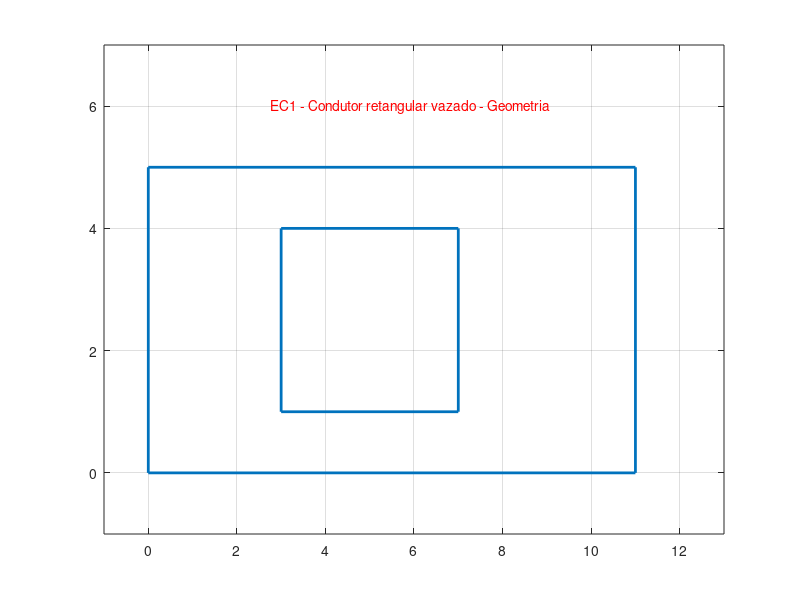

The MATLAB source for this figure: (Note: this script raises an error after producing the figure.)
%%%%%%%%%%%%%%%%%%%%%%%%%%%%%%%%%%%%%%%%%%%%%%%%%%%%%%%%%%%%%%%%%%%%%%
%
%           PTC3213 - EC1 – 2019 – Método das Diferenças Finitas
%                       Solução da Equação de Laplace
%                         Turma 1  - Professora Viviane
%
%    Guilherme Akira Alves dos Santos  nUSP 11027484
%    Jéssica Gonsalves Santos          nUSP 10773864
%    Letícia Mendonça Carraro          nUSP 10374480
%
%%%%%%%%%%%%%%%%%%%%%%%%%%%%%%%%%%%%%%%%%%%%%%%%%%%%%%%%%%%%%%%%%%%%%

clear;
clf;
% define regiao:
% este dx e' a discretizacao utilizada (somente os valores abaixo são
% possíveis!)
%dx=0.05; % Tempo de execução longo!!
%dx=0.1;
%dx=0.25;
dx=0.5;
 
eps0= 8.854187817*(10^-12)  ; 
epsr= 2.5;
sigma= 3.5;
sigma_dual= 3.5;
dy=dx;
tol=1e-4; maxit=1e4; iter=0;
Vmin=    0 ;
Vmax=   100   ;
erro=0.0;
start= -1; 
start_Dual=-1;

a=  11  ;
b= 5   ;
c= 4 ; 
d= 3  ; 
g= 3  ; 
h= 1  ; 
lx=a;
ly=b; 
Nx=round(lx/dx)+1; 
Ny=round(ly/dx)+1;
 
%
% figura 1 – Geometria do condutor
%
figure(1);
xv = [0 a a 0 0 NaN g g g+c g+c g];
yv = [0 0 b b 0 NaN h h+d h+d h h];
%
%  Traçado do problema
%
plot(xv,yv,'LineWidth',2)
text(a/4,b+1,'EC1 - Condutor retangular vazado - Geometria','Color','r')
grid on
axis ([-1 a+2 -1 b+2])
%
%   Discretização (geração da grade)
%
%
xgv=((1:Nx)-1)*dx;
ygv=((1:Ny)-1)*dx;
[x,y]=meshgrid(xgv,ygv);
[in,on] = inpolygon(x,y,xv,yv);
%
% figura 2 - Grade
%
figure(2)
plot(xv,yv) 
text(a/3,b+1,'Grade Regular','Color','r')
axis ([-1 a+2 -1 b+2])
hold on
plot(x(in&~on),y(in&~on),'r+') 
 
plot(x(on),y(on),'k*') 
 
axis ([-1 a+2 -1 b+2])
grid on
hold off
%
% figura 3 – Pontos do Contorno
%

figure(3)
spy(on)
text((g+c/6)/dx,(h+d/3)/dx,'Nós - Contorno','Color','r')
%
% figura 4 - Nós internos
%
figure(4)
spy(in&~on)
text((g+c/8)/dx,(h+d/3)/dx,'Nós - Grade interna','Color','r')
%
%  Atribui Condicoes de ontorno
%
r=find(in);      % tudo
p=find(in-on);   %so' nós internos
q=find(on);      %so' fronteira
iVmax=find(((x(q)>0.99*g) & (x(q)<1.01*(g+c)) & (y(q)>0.99*h) & (y(q) < 1.01*(h+d))));
iFuro=find(((x(:,:)>g) & (x(:,:)<(g+c)) & (y(:,:)>h) & (y(:,:) < (h+d)))  );
Phi_prev=zeros(size(x));
Phi_new=zeros(size(x));
Phi_new(q(iVmax))= Vmax;
Phi_new(iFuro)= NaN;
Phi_new(p)= start;  
%
%Contador de iterações
%
iter=0;
% Erro máximo entre duas iterações
erro=max(max(abs(Phi_new-Phi_prev)));
%Laço iterativo
while(erro > tol && iter < maxit)%Executa até convergir ou atingir o máximo de iterações
    iter=iter+1; % Incrementa iteração
    % Atualiza o potencial dos nós internos pela média dos 4 vizinhos - Eq. Laplace - M.D.F.
    for k=1:size(p);
        [i,j]=ind2sub(size(x),p(k));
            Phi_new(i,j)=(Phi_new(i-1,j)+Phi_new(i+1,j)+Phi_new(i,j-1)+Phi_new(i,j+1))/4;
    end
    % Calcula maximo erro entre Phi_atual e Phi_prev de todo o dominio
    erro=max(max(abs(Phi_new-Phi_prev)));
    eps(iter)=erro;
    %Atualiza a matriz de potenciais
    Phi_prev=Phi_new;
    %Exibe a progressão da solução 
    %(Execução lenta; use apenas com discretização grosseira)
     figure (5);
     imagesc(Phi_new);colorbar;
     title(['Potenciais na iteracao no. ',int2str(iter),'   Erro = ', num2str(erro)],'Color','k'); 
     getframe;
end
niter1=iter;
if (niter1 == maxit && erro > tol)
	disp([' Número máximo de iterações atingido sem convergência :', num2stg(niter1), '  iterações – Erro: \n', num2str(erro), 'Os resultados podem não ter significado!\n']);
end
%
%
% Problema Dual (para traçado dos Quadrados Curvilíneos
%
% Atribui Condicoes de Contorno
%
iyDual=find( (y(:,:) < b/1.999) & (y(:,:) > b/2.001) );
iVmaxdual=find( (x(iyDual) > (-0.01)) & (x(iyDual) < (1.0001*g)));
i0=find( (x(iyDual)> (0.9999*(g+c))) & (x(iyDual)< (1.0001*a)) );
xfe=find(  x(q(iVmax))< 1.0001*min(x(q(iVmax))) );
xfd=find(  x(q(iVmax))> 0.9999*max(x(q(iVmax))) );
yfa=find(  y(q(iVmax))> 0.9999*max(y(q(iVmax))) );
yfb=find(  y(q(iVmax))< 1.0001*min(y(q(iVmax))) );
for k=1:size(iVmax);
    if ( abs( x(q(iVmax(k)))-min(x(q(iVmax))) )< tol && abs( y(q(iVmax(k)))-min(y(q(iVmax))) )< tol)
             [ieb,jeb]=ind2sub(size(x), q(iVmax(k)));
     elseif (abs( x(q(iVmax(k)))-min(x(q(iVmax))) )< tol && abs( y(q(iVmax(k)))-max(y(q(iVmax))) )< tol)
            [iea,jea]=ind2sub(size(x), q(iVmax(k)));
     elseif ( abs( x(q(iVmax(k)))-max(x(q(iVmax))) )< tol && abs( y(q(iVmax(k)))-min(y(q(iVmax))) )< tol)
             [idb,jdb]=ind2sub(size(x), q(iVmax(k)));
     elseif (abs( x(q(iVmax(k)))-max(x(q(iVmax))) )< tol && abs( y(q(iVmax(k)))-max(y(q(iVmax))) )< tol)
            [ida,jda]=ind2sub(size(x), q(iVmax(k)));
    end
 end
Dual_prev=zeros(size(x));
Dual_new=Dual_prev;
Dual_new(r)= -1;
Dual_new(iFuro)= NaN;
Dual_new(iyDual(iVmaxdual))=Vmax;
Dual_new(iyDual(i0))=Vmin;
p2=find(Dual_new(p) < 0);
Dual_new(r)= start_Dual;
Dual_new(iFuro)= NaN;
Dual_new(iyDual(iVmaxdual))=Vmax;
Dual_new(iyDual(i0))=Vmin;
%Contador de iterações - dual
iter2=0;
% Erro máximo entre Phi_new e Phi_prev (Dual)
erro2=max(max(abs(Dual_new-Dual_prev)));
%Laço iterativo (Problema Dual)
while(erro2 > 10*tol && iter2 < maxit)%Executa até convergir ou atingir o máximo de iterações
    iter2=iter2+1; % Incrementa iteração
    %Atualiza o potencial das fronteiras
    Dual_new(1,:)=Dual_prev(2,:);
    Dual_new(Ny,:)=Dual_prev(Ny-1,:);
    Dual_new(:,1)=Dual_prev(:,2);
    Dual_new(2:Ny-1,Nx)=Dual_prev(2:Ny-1,Nx-1);   
    for k=2:size(xfe)-1
        [ie,je]=ind2sub(size(Dual_new), q(iVmax(xfe(k))));
        Dual_new(ie,je)=Dual_new(ie,je-1);
    end
    for k=2:size(xfd)-1
        [id,jd]=ind2sub(size(Dual_new), q(iVmax(xfd(k))));
        Dual_new(id,jd)=Dual_new(id,jd+1);
    end
    for k=2:size(yfb)-1
        [ib,jb]=ind2sub(size(Dual_new), q(iVmax(yfb(k))));
        Dual_new(ib,jb)=Dual_new(ib-1,jb);
    end
    for k=2:size(yfa)-1
        [ia,ja]=ind2sub(size(Dual_new), q(iVmax(yfa(k))));
        Dual_new(ia,ja)=Dual_new(ia+1,ja);
    end
    Dual_new(iyDual(iVmaxdual))=Vmax;
    Dual_new(iyDual(i0))=Vmin;
    %     
    % Atualiza o potencial dos nós internos pela média dos 4 vizinhos - Eq. Laplace - M.D.F.
    for k=1:size(p2); 
        [i,j]=ind2sub(size(x),p(p2(k)));
        Dual_new(i,j)=(Dual_new(i-1,j)+Dual_new(i+1,j)+Dual_new(i,j-1)+Dual_new(i,j+1))/4;
    end
    %Cantos
    Dual_new(ieb,jeb)=(Dual_new(ieb-1,jeb)+Dual_new(ieb+1,jeb)+Dual_new(ieb,jeb-1)+Dual_new(ieb,jeb+1))/4;
    Dual_new(iea,jea)=(Dual_new(iea-1,jea)+Dual_new(iea+1,jea)+Dual_new(iea,jea-1)+Dual_new(iea,jea+1))/4;
    Dual_new(idb,jdb)=(Dual_new(idb-1,jdb)+Dual_new(idb+1,jdb)+Dual_new(idb,jdb-1)+Dual_new(idb,jdb+1))/4;
    Dual_new(ida,jda)=(Dual_new(ida-1,jda)+Dual_new(ida+1,jda)+Dual_new(ida,jda-1)+Dual_new(ida,jda+1))/4;
    % Calcula maximo erro entre Phi_atual e Phi_prev de todo o dominio
    erro2=max(max(abs(Dual_new-Dual_prev)));
    eps2(iter2)=erro2;
    %Atualiza a matriz de potenciais
    Dual_prev=Dual_new;
    %
    %Exibe a progressão da solução (execução do programa mais lenta!)
     figure (6);
     imagesc(Dual_new);colormap(cool);colorbar;
     title(['Potenciais na iteracao no. ',int2str(iter2),' Erro = ', num2str(erro2)],'Color','k'); 
     getframe;
end
niter2=iter2;
if (niter2 == maxit && erro2 > 10*tol)
	disp([' Número máximo de iterações atingido sem convergência:  ', num2stg(niter2), '  iterações – Erro: \n', num2str(erro2), 'Interprete este resultado com ressalvas!\n']);
end
%
%Evolução das Iterações
figure (7)
% Traça a evolução das iterações
grid on
semilogy(eps, '*'); xlabel('Iterações'); ylabel('Erro');xlim([0,niter1]);
title('Evolução das Iterações')
hold on
semilogy(eps2, 'ro');xlim([0,max(niter1,niter2)]);
legend ('Original','Dual');
hold off
%
%    Corrente Total
%
Somat=sum(Phi_new(2,:))+sum(Phi_new(Ny-1,:))+sum(Phi_new(:,2))+sum(Phi_new(:,Nx-1));
I=  (sigma*(10^-3)*Somat)/2;

%
%   Resistencia
%
R=   (Vmax-Vmin)/I;
%
%   Capacitancia
%
Cap= (eps0*epsr)/(sigma*(10^-3)*R)   ;
%
%      Resistencia dual
%
Rdual= 1/(2*sigma*sigma_dual*(10^-6)*R)   ; 
% Densidade de carga:
Dn=[Phi_new(2,1:Nx-1),Phi_new(1:Ny-1,Nx-1)',Phi_new(Ny-1,1:Nx-1),Phi_new(1:Ny-1,2)']*epsr*eps0/dx*100;
ol=(1:length(Dn))-1;
figure(8), plot(ol*dx,Dn), xlabel('l (m)'), ylabel ('  Dn (C/m^2)   ');
%
%   Densidade Superficial de Carga Mínima
%
Rho_s_min =      min(-Dn);
%
figure (7);
%
%     Traçado dos vetores de campo eletrico (apenas para visualização!)
 [ex,ey]=gradient(Phi_new);
 scale=2;
 Q=quiver(x,y,-ex,-ey, scale);
 color = Q.Color;
 Q.Color = 'red';
%
%  Equipotenciais
%
V=0:10:Vmax;
V(1)=1e-6; V(length(V))=V(length(V))-1e-6;
[C,H]=contour( Phi_new, length(V)   );
clabel(C,V);
axis('equal');
hold on
%
% Equipotencias - Problema Dual (para traçado dos quadrados curvilíneos)
%
sp=   1/(R*sigma*(10^-3))  ;
ntubos = 5/sp;
disp(['Num. tubos = ',num2str(ntubos)]);
dV = Vmax/ntubos;
V = 0:dV:Vmax;
V(1)=1e-6; V(length(V))=V(length(V))-1e-6;
[C,H]= contour(   Dual_new, length(V)  );
axis('equal');
hold off
%
% Impressão de resultados  >>> Atenção para as unidades !!!!<<<<< 
%
disp('EP - 1 : ');
fprintf('b= %d  c= %d  d= %d  g= %d  h= %1.1g  (valores em cm)\n', b,c,d,g,h);
fprintf('eps_r= %1.1g   Sigma = %1.1g mS/m   Sigma_dual = %1.1g mS/m \n', epsr,sigma,sigma_dual);
disp(['Densidade superficial de Carga mínima = ',num2str(   Rho_s_min/(10^-9)),'  nC/m^2']);  
disp(['Resistência = ',num2str(   R   ),'  ohms  ']);
disp(['Capacitância = ',num2str(    Cap/(10^-12)    ),'  pF  ']);
disp(['Resistência Dual = ',num2str(   Rdual    ),'  ohms    ']);
%
%  FIM
%

